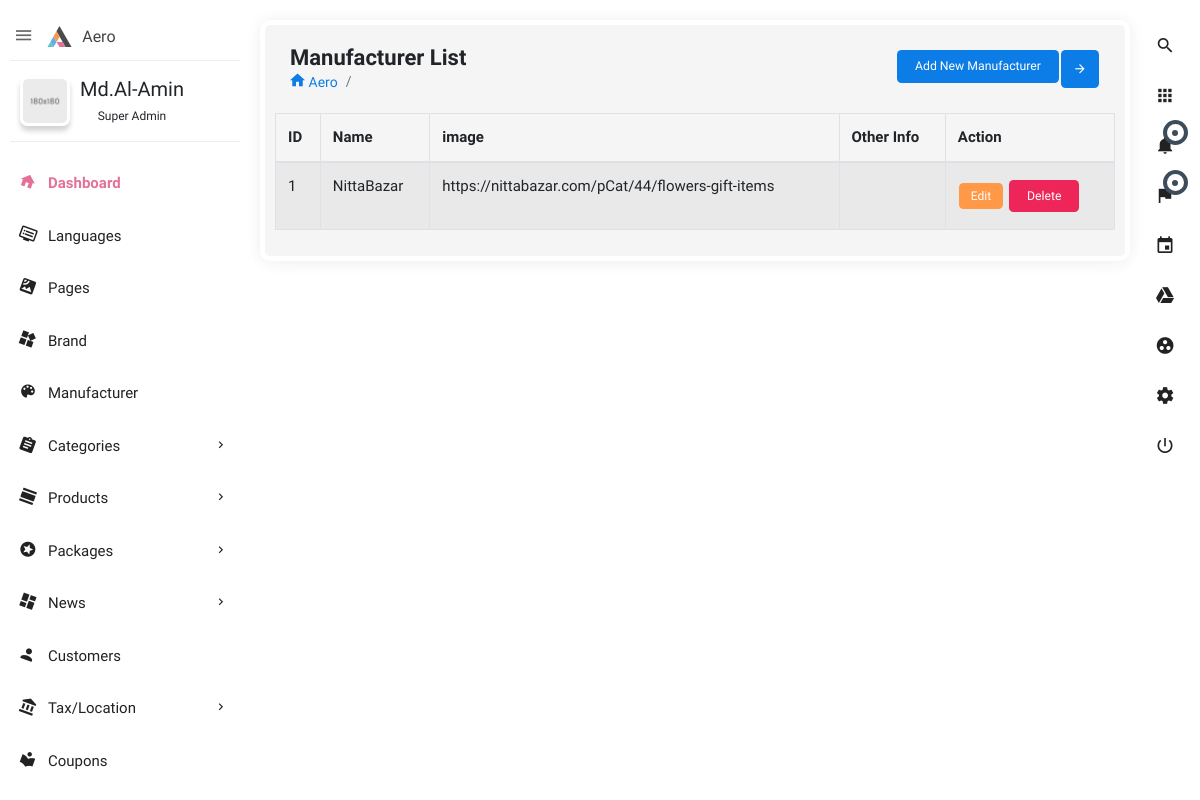
The page /home/manufacturer-list on the database as committed earlier.
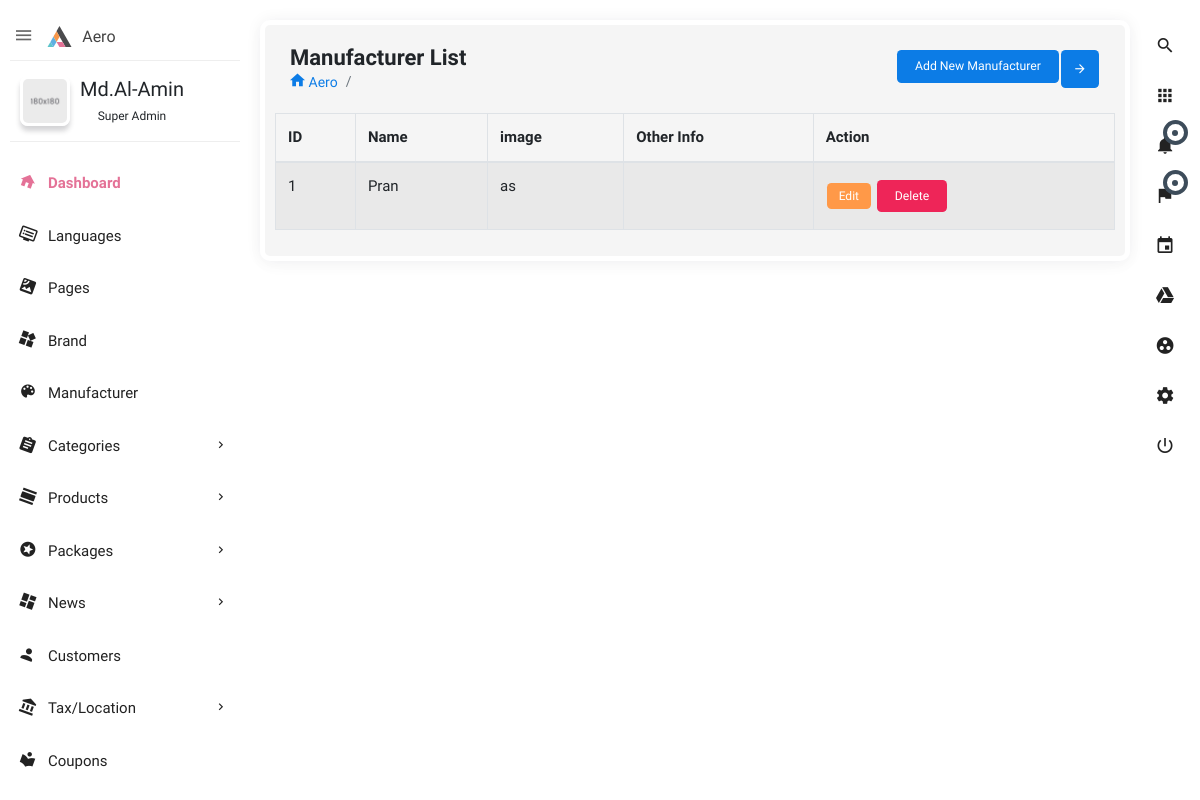
The same page on the database as committed later.
### manufacturer/models.py (models this page shows, shortened)
class Manufacturer(models.Model):
    name = models.CharField(max_length=50, blank=True, null=True)
    manufacturer_url= models.CharField(max_length=50)
    image= models.ImageField(
        upload_to='static/assets/images/manufacture_images', blank=True, null=True)

### manufacturer/views.py (the view)
# urls.py: path('manufacturer-list',  views.list, name='m_list'),
def list(request):
    lists = Manufacturer.objects.all()
    args = {'lists': lists}
    return render(request, 'manufacturer/list.html', args)

### manufacturer/templates/manufacturer/list.html (shortened to what this page needs)
{% extends 'base.html' %}
{% load static %}
{% block main_content %}
<section class="content">
    <div class="block-header">
        <div class="row">
            <div class="col-lg-7 col-md-6 col-sm-12">
                <h2>Manufacturer List</h2>
                <ul class="breadcrumb">
                    <li class="breadcrumb-item"><a href="index.html"><i class="zmdi zmdi-home"></i> Aero</a></li>
                    <li class="breadcrumb-item active"></li>
                </ul>
            </div>
            <div class="col-lg-5 col-md-6 col-sm-12">
                <button class="btn btn-primary btn-icon float-right right_icon_toggle_btn" type="button"><i
                        class="zmdi zmdi-arrow-right"></i></button>
                <div class="box-footer text-right">
                    <a href="/home/manufacturer">
                        <button type="button" class="btn btn-primary">Add  New Manufacturer</button>
                    </a>
                </div>
            </div>
        </div>
    </div>
    <table id="example1" class="table table-bordered table-striped">
        <thead>
            <tr>
                <th>ID</th>
                <th>Name</th>
                <th>image</th>
                <th>Other Info</th>
                <th>Action</th>
            </tr>
        </thead>
        <tbody>
            {% for list in lists%}
            <tr>
                <td>1</td>
                <td>{{list.name}}</td>
                <td>{{list.manufacturer_url}}</td>
                <td>{{list.image}}</td>
                <td>
                 <a href="{% url 'updatedata' list.id %}" class="btn btn-warning btn-sm">Edit</a>
                 <form action="{% url 'deletedata'  list.id %}" method="post" class="d-inline">
                   <input type="submit"  class="btn btn-danger" value="Delete">
                 </form>
                </td>
            </tr>
            {% endfor %}
        </tbody>
    </table>
</section>
{% endblock main_content %}

Rows that differ between the two databases and show on the page:
removed Manufacturer: name "NittaBazar", manufacturer_url "https://nittabazar.com/pCat/44/flowers-gift-items"
added Manufacturer: name "Pran", manufacturer_url "as"
